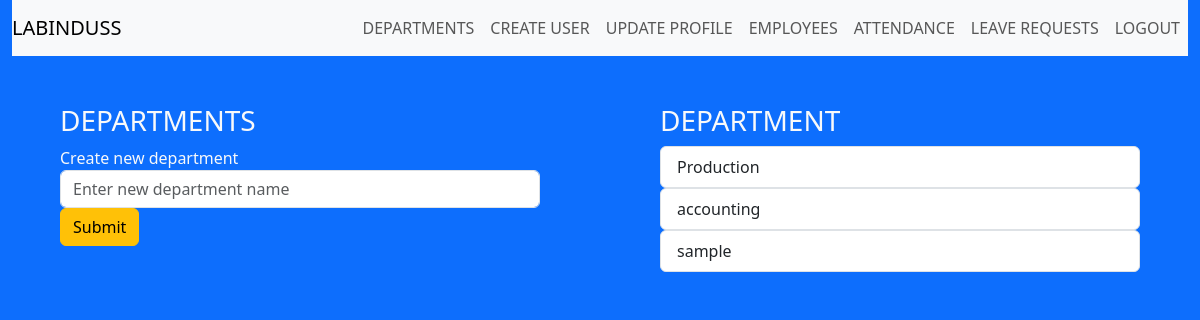
Before: /departments with the older database file.
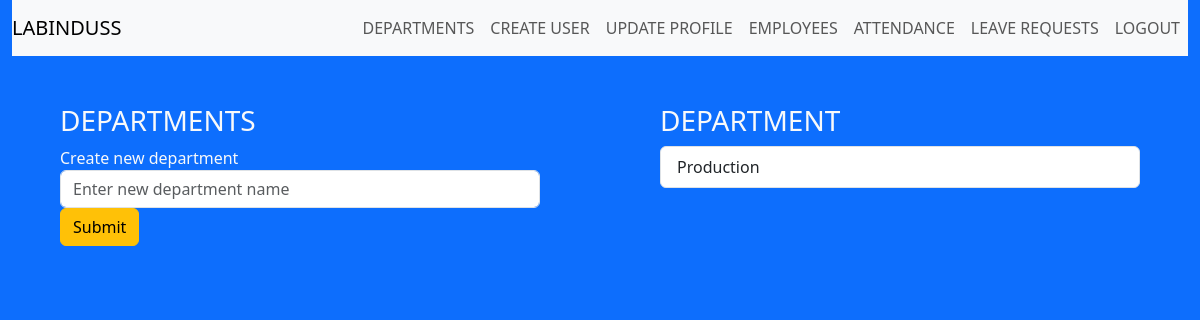
After: the same page with the newer database file.
### attendance_app/models.py (models this page shows)
class department(models.Model):
      title=models.CharField(max_length=255)

### attendance_app/views.py (the view)
# urls.py: path('departments',views.departments,name='departments'),
def departments(request):
      if request.method=='POST':
            dep = request.POST['department']
            new_department = department(title=dep)
            new_department.save()
            all_departments = department.objects.all()
            return render(request,'admin/departments.html',{'departments':all_departments})
      else:
            all_departments = department.objects.all()
            return render(request,'admin/departments.html',{'departments':all_departments})

### templates/admin/departments.html (shortened to what this page needs)
{% extends 'admin/base.html' %}
{% block content %}
      <div class="row">
      <div class="col-md-6">
      <div class="m-5">
      <h3>DEPARTMENTS</h3>
      <form action="{% url 'departments' %}" method="POST">
            <div class="form-group">
              <label for="exampleInputEmail1">Create new department</label>
              <input type="text" name="department" class="form-control w-70" id="exampleInputEmail1" aria-describedby="emailHelp" placeholder="Enter new department name" required>
            </div>
            <button type="submit" class="btn btn-warning">Submit</button>
      </form>
      </div>
      </div>
      <div class="col-md-6">
      <div class="m-5">
      <h3>DEPARTMENT</h3>
      {% for department in departments %}
            <ul class="list-group">
                  <li class="list-group-item w-70">{{department.title}}</li>
            </ul>
      {% endfor %}
      </div>
      </div>
      </div>
{% endblock %}

Changed rows visible on the page:
removed department: title "accounting"
removed department: title "sample"
